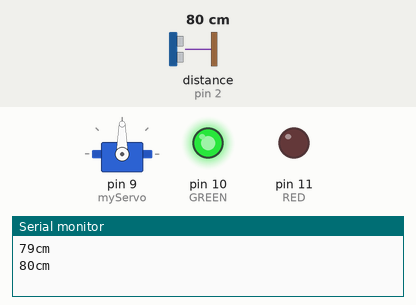
Bench run of a sketch on a simulated Arduino Uno, built with avr-gcc and run on an emulated ATmega328P. Parts: servo, output pins drawn as LEDs (lit = HIGH), the last lines printed to the serial monitor. Wiring (inferred from the names in the program): ultrasonic range finder: trigger pin 3; echo pin 2. The inputs (shaded band) are chosen by the test bench; at power-on: distance to the obstacle (sensor on pin 2) 80 cm. The echo pulse lasts 58.3 µs per cm; pins used as bus, display or sensor lines are not drawn.

Above: at 2.9 s.
3.0 s: distance to the obstacle (sensor on pin 2) set to 32 cm
5.8 s: distance to the obstacle (sensor on pin 2) set to 28 cm
At 8.8 s:
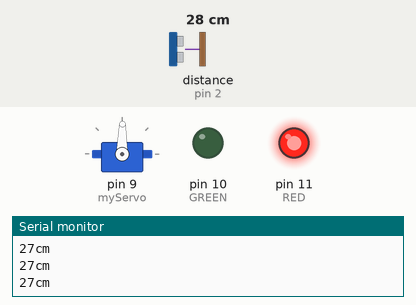
9.3 s: distance to the obstacle (sensor on pin 2) set to 35 cm
At 13.6 s:
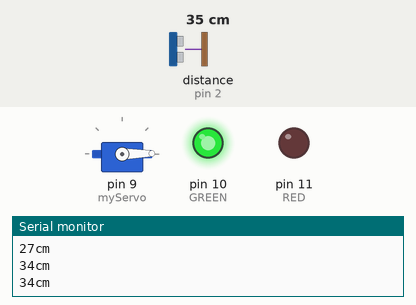
14.1 s: distance to the obstacle (sensor on pin 2) set to 2 cm
At 15.02 s:
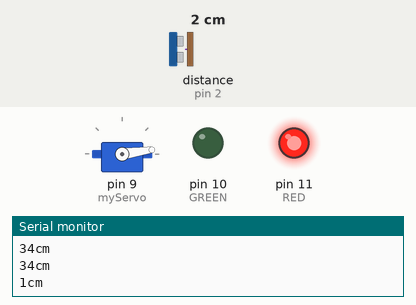
17.7 s: distance to the obstacle (sensor on pin 2) set to 60 cm
At 20.19 s:
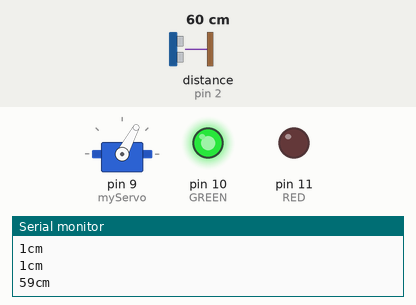
Timing chart, 0 to 22.6 s (numbered marks = the images above; inputs shaded):
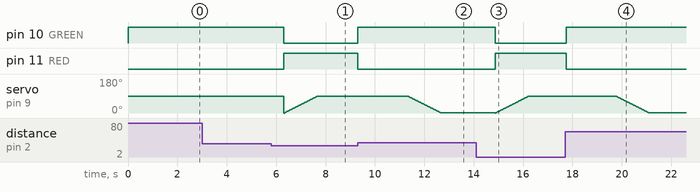

The sketch:

sketch_apr09a.ino
```cpp
#include <Servo.h>
#define TRIG 3
#define ECHO 2
#define RED 11
#define GREEN 10
Servo myServo;
int pos=0;// 서보모터 각도 변수
void setup() {
  // put your setup code here, to run once:
  pinMode(TRIG, OUTPUT);
  pinMode(ECHO, INPUT);
  pinMode(RED, OUTPUT);
  pinMode(GREEN, OUTPUT);
  myServo.attach(9);
  Serial.begin(9600);
}

void loop() {
  // put your main code here, to run repeatedly:
  digitalWrite(TRIG, LOW);
  delayMicroseconds(2);
  digitalWrite(TRIG, HIGH);
  delayMicroseconds(10);
  digitalWrite(TRIG, LOW);
  long distance=pulseIn(ECHO, HIGH)/58.2;
  Serial.println(distance+String("cm"));
  if(distance<30){
    //차가 가까이 옴
    digitalWrite(RED, HIGH);
    digitalWrite(GREEN, LOW);
    if(pos!=90){ //for문의 무한 반복 방지
      for(pos=0; pos<90; pos++){
        myServo.write(pos);
        delay(15);
      }
    }
  } else{
    //차가 멀어짐
    digitalWrite(RED, LOW);
    digitalWrite(GREEN, HIGH);
    delay(2000); //차량 통과를 위해 차단기 닫힘을 2초 지연, 보통 뒤에도 초음파 센서를 작창하여 사용
    if(pos!=0){ //for문의 무한 반복 방지
      for(pos=90; pos>0; pos--){
        myServo.write(pos);
        delay(15);
      }
    }
  }
  delay(100);
}
```

Measured:
- the behaviour switches between 31 and 30 cm on distance to the obstacle (sensor on pin 2) (found by bisection; images 0 and 1)
- after the input at 5.8 s, pin 10 (GREEN): HIGH → LOW after 0.52 s; pin 11 (RED): LOW → HIGH after 0.52 s
- after the input at 9.3 s, pin 10 (GREEN): LOW → HIGH at once; pin 11 (RED): HIGH → LOW at once
- after the input at 14.1 s, pin 10 (GREEN): HIGH → LOW after 0.77 s; pin 11 (RED): LOW → HIGH after 0.77 s
- after the input at 17.7 s, pin 10 (GREEN): LOW → HIGH at once; pin 11 (RED): HIGH → LOW at once
